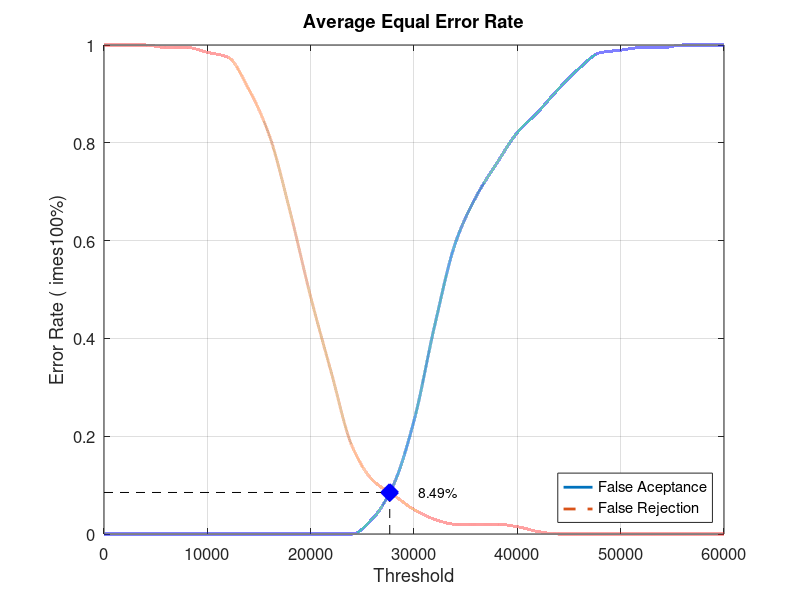
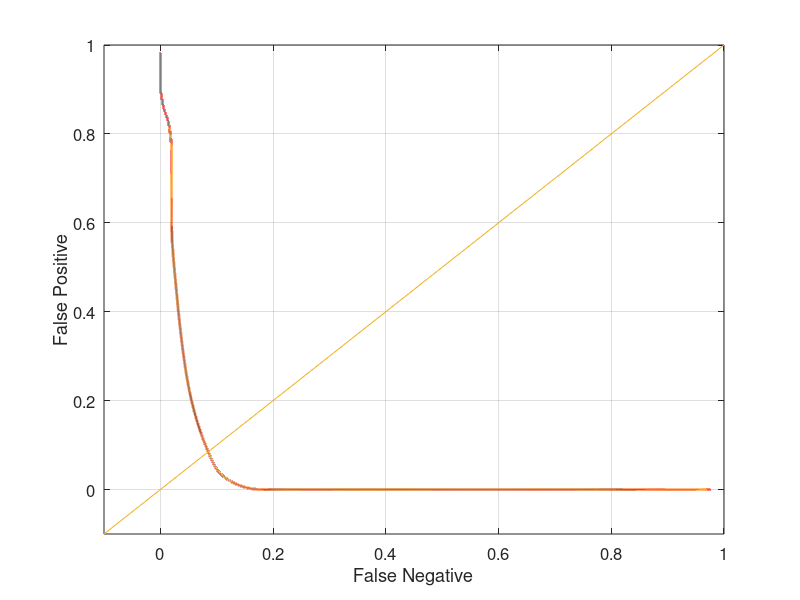

Recreate these plots in MATLAB, in order.
close all;
clear;
clc;
x = 0:2000:60000;
xq = 0:0.5:60000;

y0 = [0 0 0 0 0 0 0 0 0 0 0 0 0 0.0315789 0.1 0.231579 0.426316 0.594737 0.689474 0.757895 0.821053 0.863158 0.910526 0.952632 0.984211 0.989474 0.994737 0.994737 1 1 1]
yy0 = interp1(x, y0, xq, 'pchip');
y1 = [1 1 1 0.995 0.995 0.985 0.975 0.91 0.815 0.66 0.485 0.33 0.18 0.11 0.08 0.05 0.03 0.02 0.02 0.02 0.015 0.005 0 0 0 0 0 0 0 0 0]
yy1 = interp1(x, y1, xq, 'pchip');

% Calculating EER: 
y2 = abs(y0 - y1);
find(y2 == min(y2))
yy2 = abs(yy0 - yy1);
xEER = find(yy2 == min(yy2));
xEERIndex = xq(xEER) % X-axis EER
yEER = yy0(xEER) % Y-axis EER

main = figure
plot(xq, yy0,'-','LineWidth', 2);	hold on
plot(xq, yy1,'--','LineWidth', 2);	hold on
plot([xEERIndex xEERIndex], [0 yEER], 'k--');	hold on
plot([0 xEERIndex], [yEER yEER], 'k--');	hold on
plot(xEERIndex, yEER, 'bx', 'LineWidth', 10);	hold on
text(xEERIndex + 10 * xEERIndex / 100, yEER, [num2str(round((10000 * yEER)) / 100) '%'])
legend('False Aceptance', 'False Rejection', 'Location', 'SouthEast')
xlabel('Threshold')
ylabel('Error Rate (	imes100%)')
title('Average Equal Error Rate')
set(gca, 'FontSize', 12)
axis([0 60000 0 1])
grid on

print(main, 'Database5_4Main', '-dpng');
FNRxFPR = figure('Color', [1 1 1]);
plot(yy1, yy0, '-', yy1, yy0, 'LineWidth', 2);
hold on
y = -0.1:0.1:1
plot(y, y); 
set(gca, 'FontSize', 12)
xlabel('False Negative')
ylabel('False Positive')
axis([-0.1 1 -0.1 1])
set(gca, 'FontSize', 12)
grid on

print(FNRxFPR, 'Database5_4FNRxFPR','-dpng');
